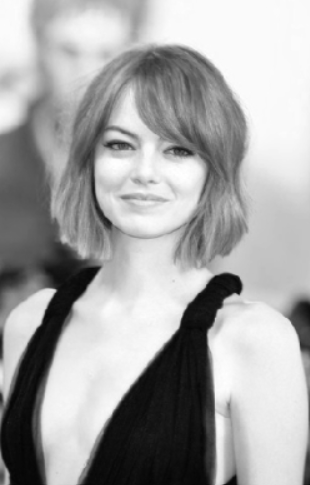
#> input picture Image data Testing/Girl_image.png, 310 x 485 px, found by its file name
$ python main.py
#> lines starting #> are read from the running program, lines starting #| are printed output that depends on the picture
#> further down, frame is the input picture: shape (485, 310, 3); min 4, max 255, mean 165.1
### Project_Testing/grayscale.py
import numpy as np

class grayscale:
    def __init__(self, image):
        self.image = image
    def grayScale(self):
        newImage = np.zeros((self.image.shape[0], self.image.shape[1]))
        for y in range(self.image.shape[0]):
            for x in range(self.image.shape[1]):
                newImage[y][x] = (int(self.image[y][x][2]) + int(self.image[y][x][1]) + int(self.image[y][x][0])) / 3
        return np.array(newImage, dtype=np.uint8)

### Project_Testing/gaussian_Blur.py
import numpy as np


class gaussian:
    def __init__(self, image, size, sigma):
        self.image = image
        self.size = size
        self.sigma = sigma
        self.gaussian_kernel()

    def gaussian_kernel(self):
        size = int(self.size) // 2
        x, y = np.mgrid[-size:size + 1, -size:size + 1]
        normal = 1 / (2.0 * np.pi * self.sigma ** 2)
        self.kernel = np.exp(-((x ** 2 + y ** 2) / (2.0 * self.sigma ** 2))) * normal

    def gaussian_blur(self):
        newImage = np.zeros_like(self.image)
        x_akhir = x_kernel = y_akhir = y_kernel = len(self.kernel) // 2
        x_awal = y_awal = 0
        array = 0
        for y in range(self.image.shape[0]):
            if y >= len(self.kernel) // 2:
                y_awal = y - len(self.kernel) // 2
            else:
                y_awal = 0
            if y_akhir + 1 < self.image.shape[0]:
                y_akhir = y + len(self.kernel) // 2
            for x in range(self.image.shape[1]):
                if x >= len(self.kernel) // 2:
                    x_awal = x - len(self.kernel) // 2
                yKernel_copy = y_kernel
                for i in range(y_awal, y_akhir + 1):
                    xKernel_copy = x_kernel
                    for j in range(x_awal, x_akhir + 1):
                        array += self.kernel[yKernel_copy][xKernel_copy] * self.image[i][j]
                        xKernel_copy += 1
                    yKernel_copy += 1
                if x_akhir + 1 < self.image.shape[1]:
                    x_akhir = x + len(self.kernel) // 2
                if (x + 1) <= len(self.kernel) // 2:
                    x_kernel = x_kernel - 1
                if x + 1 >= self.image.shape[1]:
                    x_awal = 0
                    x_akhir = len(self.kernel) // 2
                    x_kernel = len(self.kernel) // 2
                newImage[y][x] = int(array)
                if int(array) == 0:
                    print(f"Y : {y} X : {x} q : {int(array)}")
                array = 0

            if y + 1 <= len(self.kernel) // 2:
                y_kernel -= 1
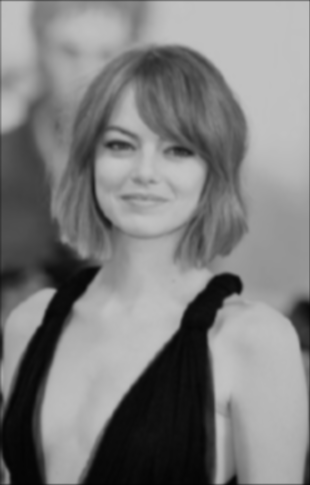
#> newImage: shape (485, 310); min 3, max 196, mean 126.6
#> after the loop, y_akhir = 484; y_kernel = 0
        return newImage

### Project_Testing/gradient_Calculation.py
import numpy as np

class gradient:
    def __init__(self, image):
        self.image = image
        self.Kx = np.array([[-1, 0, 1], [-2, 0, 2], [-1, 0, 1]], np.float32)
        self.Ky = np.array([[1, 2, 1], [0, 0, 0], [-1, -2, -1]], np.float32)

    def konvolusi(self, kernel):
        newImage = np.zeros_like(self.image)
        x_akhir = x_kernel = y_akhir = y_kernel = len(kernel) // 2
        x_awal = y_awal = 0
        array = 0
        for y in range(self.image.shape[0]):
            if y >= len(kernel) // 2:
                y_awal = y - len(kernel) // 2
            else:
                y_awal = 0
            if y_akhir + 1 < self.image.shape[0]:
                y_akhir = y + len(kernel) // 2
            for x in range(self.image.shape[1]):
                if x >= len(kernel) // 2:
                    x_awal = x - len(kernel) // 2
                yKernel_copy = y_kernel
                for i in range(y_awal, y_akhir + 1):
                    xKernel_copy = x_kernel
                    for j in range(x_awal, x_akhir + 1):
                        array += kernel[yKernel_copy][xKernel_copy] * self.image[i][j]
                        xKernel_copy += 1
                    yKernel_copy += 1
                if x_akhir + 1 < self.image.shape[1]:
                    x_akhir = x + len(kernel) // 2
                if (x + 1) <= len(kernel) // 2:
                    x_kernel = x_kernel - 1
                if x + 1 >= self.image.shape[1]:
                    x_awal = 0
                    x_akhir = len(kernel) // 2
                    x_kernel = len(kernel) // 2
                newImage[y][x] = int(array)
                # if int(array) == 0:
                #     print(f"Y : {y} X : {x} q : {int(array)}")
                array = 0

            if y + 1 <= len(kernel) // 2:
                y_kernel -= 1
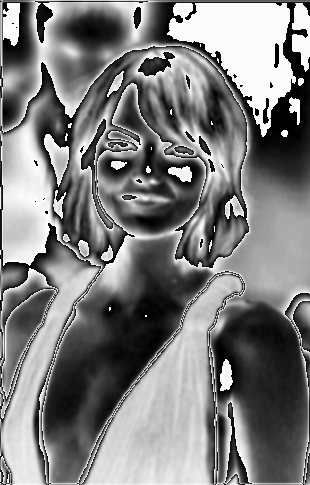
#> newImage: shape (485, 310); min 0, max 255, mean 125.3
#> after the loop, y_akhir = 484; y_kernel = 0
        return newImage

    def sobel_filters(self):
        Ix = self.konvolusi(self.Kx)
        Iy = self.konvolusi(self.Ky)
#> after the loop in konvolusi (call 2), `for y in range(self.image.shape[0]):`:
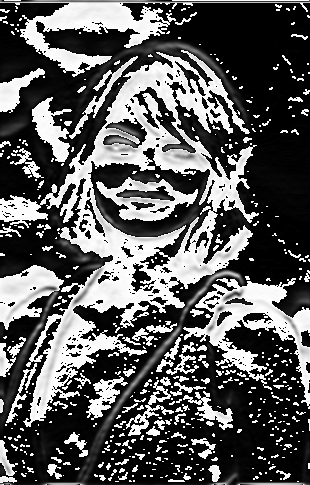
#> newImage: shape (485, 310); min 0, max 255, mean 90.6
#> after the loop in konvolusi (call 2), `for y in range(self.image.shape[0]):`: y_akhir = 484; y_kernel = 0

        G = np.hypot(Ix, Iy)
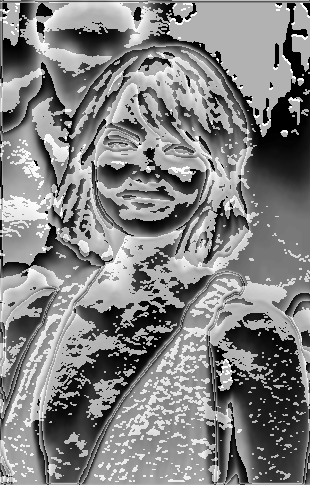
#> G: shape (485, 310) float16; min 0, max 360.5, mean 182.9; drawn with min black and max white
        G = G / G.max() * 255
        theta = np.arctan2(Iy, Ix)
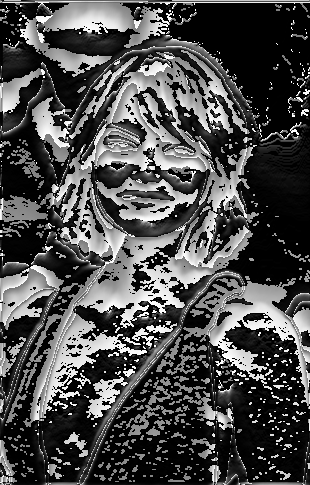
#> theta: shape (485, 310) float16; min 0, max 1.57, mean 0.472; drawn with min black and max white
        image = np.array(G.astype(int), dtype=np.uint8)
        return (image, theta)

### Project_Testing/main.py
import cv2
import numpy as np
from gaussian_Blur import gaussian
from grayscale import grayscale
from gradient_Calculation import gradient

frame = cv2.imread('../../Image data Testing/Girl_image.png')
frame = grayscale(frame)
gaussian = gaussian(frame.grayScale(), 5, 1.4)
gradientFrame = gradient(gaussian.gaussian_blur())
G, theta = gradientFrame.sobel_filters()
print(G)
#> (printed output is left out)
# cv2.imshow("Girl Gaussian", gaussian.gaussian_blur())
cv2.imshow("Girl Gradient Sobel", G)
cv2.imshow("Girl", frame.grayScale())
cv2.waitKey(0)
